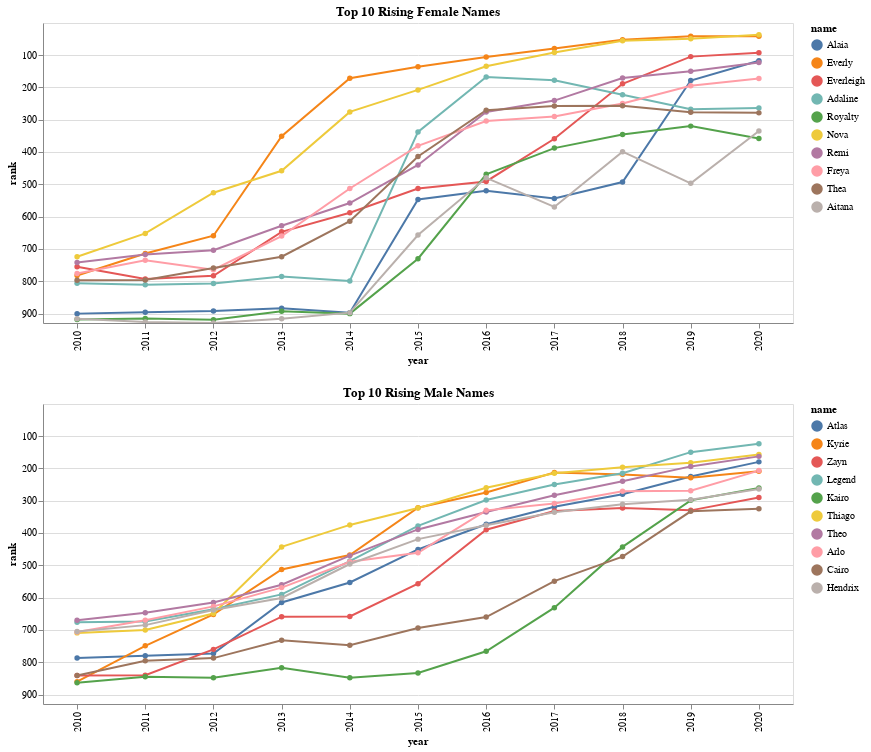

The notebook cell saved with this chart:
### Code cell
plotTrends(data_slopes, limit=name_limit)

### Figure 1 — Vega-Lite specification as saved in the notebook (floating-point values rounded to 4 significant figures)
{"config": {"view": {"continuousWidth": 400, "continuousHeight": 300}}, "vconcat": [{"data": {"name": "data-93e321380830a0b8a212f38a6ced3bbd"}, "mark": {"type": "line", "point": true}, "encoding": {"color": {"field": "name", "sort": ["Alaia", "Everly", "Everleigh", "Adaline", "Royalty", "Nova", "Remi", "Freya", "Thea", "Aitana"], "type": "nominal"}, "tooltip": [{"field": "name", "type": "nominal"}, {"field": "rank", "type": "quantitative"}], "x": {"field": "year", "type": "ordinal"}, "y": {"axis": {"tickCount": 10}, "field": "rank", "scale": {"domain": [929.0, 1]}, "type": "quantitative"}}, "selection": {"selector001": {"type": "interval", "bind": "scales", "encodings": ["x", "y"]}}, "title": "Top 10 Rising Female Names", "width": 750}, {"data": {"name": "data-63ebef12e9bc7b9f6786bfe1bc4a0baa"}, "mark": {"type": "line", "point": true}, "encoding": {"color": {"field": "name", "sort": ["Atlas", "Kyrie", "Zayn", "Legend", "Kairo", "Thiago", "Theo", "Arlo", "Cairo", "Hendrix"], "type": "nominal"}, "tooltip": [{"field": "name", "type": "nominal"}, {"field": "rank", "type": "quantitative"}], "x": {"field": "year", "type": "ordinal"}, "y": {"axis": {"tickCount": 10}, "field": "rank", "scale": {"domain": [929.0, 1]}, "type": "quantitative"}}, "selection": {"selector002": {"type": "interval", "bind": "scales", "encodings": ["x", "y"]}}, "title": "Top 10 Rising Male Names", "width": 750}], "resolve": {"scale": {"color": "independent"}}, "$schema": "https://vega.github.io/schema/vega-lite/v4.17.0.json", "datasets": {"data-93e321380830a0b8a212f38a6ced3bbd": [{"sex": "Female", "name": "Alaia", "slope": 82.09, "total": 41, "year": 2010, "rank": 900.0}, {"sex": "Female", "name": "Alaia", "slope": 82.09, "total": 46, "year": 2011, "rank": 896.0}, {"sex": "Female", "name": "Alaia", "slope": 82.09, "total": 54, "year": 2012, "rank": 892.0}, {"sex": "Female", "name": "Alaia", "slope": 82.09, "total": 54, "year": 2013, "rank": 883.0}, {"sex": "Female", "name": "Alaia", "slope": 82.09, "total": 66, "year": 2014, "rank": 897.0}, {"sex": "Female", "name": "Alaia", "slope": 82.09, "total": 428, "year": 2015, "rank": 547.0}, {"sex": "Female", "name": "Alaia", "slope": 82.09, "total": 487, "year": 2016, "rank": 520.0}, {"sex": "Female", "name": "Alaia", "slope": 82.09, "total": 460, "year": 2017, "rank": 544.0}, {"sex": "Female", "name": "Alaia", "slope": 82.09, "total": 526, "year": 2018, "rank": 493.0}, {"sex": "Female", "name": "Alaia", "slope": 82.09, "total": 1600, "year": 2019, "rank": 179.0}, {"sex": "Female", "name": "Alaia", "slope": 82.09, "total": 2254, "year": 2020, "rank": 118.0}, {"sex": "Female", "name": "Everly", "slope": 80.13, "total": 159, "year": 2010, "rank": 782.0}, {"sex": "Female", "name": "Everly", "slope": 80.13, "total": 228, "year": 2011, "rank": 714.0}, {"sex": "Female", "name": "Everly", "slope": 80.13, "total": 290, "year": 2012, "rank": 659.0}, {"sex": "Female", "name": "Everly", "slope": 80.13, "total": 816, "year": 2013, "rank": 351.0}, {"sex": "Female", "name": "Everly", "slope": 80.13, "total": 1869, "year": 2014, "rank": 172.0}, {"sex": "Female", "name": "Everly", "slope": 80.13, "total": 2329, "year": 2015, "rank": 136.0}, {"sex": "Female", "name": "Everly", "slope": 80.13, "total": 2894, "year": 2016, "rank": 106.0}, {"sex": "Female", "name": "Everly", "slope": 80.13, "total": 3522, "year": 2017, "rank": 80.0}, {"sex": "Female", "name": "Everly", "slope": 80.13, "total": 4338, "year": 2018, "rank": 53.0}, {"sex": "Female", "name": "Everly", "slope": 80.13, "total": 4762, "year": 2019, "rank": 42.0}, {"sex": "Female", "name": "Everly", "slope": 80.13, "total": 4590, "year": 2020, "rank": 42.0}, {"sex": "Female", "name": "Everleigh", "slope": 77.43, "total": 186, "year": 2010, "rank": 755.0}, {"sex": "Female", "name": "Everleigh", "slope": 77.43, "total": 149, "year": 2011, "rank": 793.0}, {"sex": "Female", "name": "Everleigh", "slope": 77.43, "total": 163, "year": 2012, "rank": 783.0}, {"sex": "Female", "name": "Everleigh", "slope": 77.43, "total": 295, "year": 2013, "rank": 647.0}, {"sex": "Female", "name": "Everleigh", "slope": 77.43, "total": 393, "year": 2014, "rank": 588.0}, {"sex": "Female", "name": "Everleigh", "slope": 77.43, "total": 475, "year": 2015, "rank": 513.0}, {"sex": "Female", "name": "Everleigh", "slope": 77.43, "total": 544, "year": 2016, "rank": 491.0}, {"sex": "Female", "name": "Everleigh", "slope": 77.43, "total": 806, "year": 2017, "rank": 359.0}, {"sex": "Female", "name": "Everleigh", "slope": 77.43, "total": 1554, "year": 2018, "rank": 189.0}, {"sex": "Female", "name": "Everleigh", "slope": 77.43, "total": 2611, "year": 2019, "rank": 105.0}, {"sex": "Female", "name": "Everleigh", "slope": 77.43, "total": 2799, "year": 2020, "rank": 93.0}, {"sex": "Female", "name": "Adaline", "slope": 77.08, "total": 135, "year": 2010, "rank": 806.0}, {"sex": "Female", "name": "Adaline", "slope": 77.08, "total": 131, "year": 2011, "rank": 811.0}, {"sex": "Female", "name": "Adaline", "slope": 77.08, "total": 139, "year": 2012, "rank": 807.0}, {"sex": "Female", "name": "Adaline", "slope": 77.08, "total": 152, "year": 2013, "rank": 785.0}, {"sex": "Female", "name": "Adaline", "slope": 77.08, "total": 165, "year": 2014, "rank": 799.0}, {"sex": "Female", "name": "Adaline", "slope": 77.08, "total": 902, "year": 2015, "rank": 338.0}, {"sex": "Female", "name": "Adaline", "slope": 77.08, "total": 1879, "year": 2016, "rank": 168.0}, {"sex": "Female", "name": "Adaline", "slope": 77.08, "total": 1675, "year": 2017, "rank": 178.0}, {"sex": "Female", "name": "Adaline", "slope": 77.08, "total": 1367, "year": 2018, "rank": 223.0}, {"sex": "Female", "name": "Adaline", "slope": 77.08, "total": 1162, "year": 2019, "rank": 268.0}, {"sex": "Female", "name": "Adaline", "slope": 77.08, "total": 1106, "year": 2020, "rank": 264.0}, {"sex": "Female", "name": "Royalty", "slope": 75.82, "total": 23, "year": 2010, "rank": 918.0}, {"sex": "Female", "name": "Royalty", "slope": 75.82, "total": 27, "year": 2011, "rank": 915.0}, {"sex": "Female", "name": "Royalty", "slope": 75.82, "total": 27, "year": 2012, "rank": 919.0}, {"sex": "Female", "name": "Royalty", "slope": 75.82, "total": 44, "year": 2013, "rank": 893.0}, {"sex": "Female", "name": "Royalty", "slope": 75.82, "total": 63, "year": 2014, "rank": 900.0}, {"sex": "Female", "name": "Royalty", "slope": 75.82, "total": 221, "year": 2015, "rank": 730.0}, {"sex": "Female", "name": "Royalty", "slope": 75.82, "total": 584, "year": 2016, "rank": 469.0}, {"sex": "Female", "name": "Royalty", "slope": 75.82, "total": 754, "year": 2017, "rank": 388.0}, {"sex": "Female", "name": "Royalty", "slope": 75.82, "total": 842, "year": 2018, "rank": 346.0}, {"sex": "Female", "name": "Royalty", "slope": 75.82, "total": 928, "year": 2019, "rank": 320.0}, {"sex": "Female", "name": "Royalty", "slope": 75.82, "total": 782, "year": 2020, "rank": 358.0}, {"sex": "Female", "name": "Nova", "slope": 73.87, "total": 217, "year": 2010, "rank": 724.0}, {"sex": "Female", "name": "Nova", "slope": 73.87, "total": 295, "year": 2011, "rank": 652.0}, {"sex": "Female", "name": "Nova", "slope": 73.87, "total": 462, "year": 2012, "rank": 526.0}, {"sex": "Female", "name": "Nova", "slope": 73.87, "total": 567, "year": 2013, "rank": 458.0}, {"sex": "Female", "name": "Nova", "slope": 73.87, "total": 1133, "year": 2014, "rank": 276.0}, {"sex": "Female", "name": "Nova", "slope": 73.87, "total": 1524, "year": 2015, "rank": 208.0}, {"sex": "Female", "name": "Nova", "slope": 73.87, "total": 2282, "year": 2016, "rank": 135.0}, {"sex": "Female", "name": "Nova", "slope": 73.87, "total": 3042, "year": 2017, "rank": 92.0}, {"sex": "Female", "name": "Nova", "slope": 73.87, "total": 4158, "year": 2018, "rank": 56.0}, {"sex": "Female", "name": "Nova", "slope": 73.87, "total": 4305, "year": 2019, "rank": 50.0}, {"sex": "Female", "name": "Nova", "slope": 73.87, "total": 4940, "year": 2020, "rank": 37.0}, {"sex": "Female", "name": "Remi", "slope": 72.89, "total": 199, "year": 2010, "rank": 742.0}, {"sex": "Female", "name": "Remi", "slope": 72.89, "total": 225, "year": 2011, "rank": 717.0}, {"sex": "Female", "name": "Remi", "slope": 72.89, "total": 242, "year": 2012, "rank": 704.0}, {"sex": "Female", "name": "Remi", "slope": 72.89, "total": 315, "year": 2013, "rank": 628.0}, {"sex": "Female", "name": "Remi", "slope": 72.89, "total": 434, "year": 2014, "rank": 558.0}, {"sex": "Female", "name": "Remi", "slope": 72.89, "total": 634, "year": 2015, "rank": 440.0}, {"sex": "Female", "name": "Remi", "slope": 72.89, "total": 1101, "year": 2016, "rank": 276.0}, {"sex": "Female", "name": "Remi", "slope": 72.89, "total": 1276, "year": 2017, "rank": 241.0}, {"sex": "Female", "name": "Remi", "slope": 72.89, "total": 1660, "year": 2018, "rank": 171.0}, {"sex": "Female", "name": "Remi", "slope": 72.89, "total": 1854, "year": 2019, "rank": 150.0}, {"sex": "Female", "name": "Remi", "slope": 72.89, "total": 2185, "year": 2020, "rank": 123.0}, {"sex": "Female", "name": "Freya", "slope": 69.69, "total": 165, "year": 2010, "rank": 776.0}, {"sex": "Female", "name": "Freya", "slope": 69.69, "total": 207, "year": 2011, "rank": 735.0}, {"sex": "Female", "name": "Freya", "slope": 69.69, "total": 182, "year": 2012, "rank": 764.0}, {"sex": "Female", "name": "Freya", "slope": 69.69, "total": 281, "year": 2013, "rank": 660.0}, {"sex": "Female", "name": "Freya", "slope": 69.69, "total": 516, "year": 2014, "rank": 513.0}, {"sex": "Female", "name": "Freya", "slope": 69.69, "total": 767, "year": 2015, "rank": 381.0}, {"sex": "Female", "name": "Freya", "slope": 69.69, "total": 998, "year": 2016, "rank": 304.0}, {"sex": "Female", "name": "Freya", "slope": 69.69, "total": 1076, "year": 2017, "rank": 290.0}, {"sex": "Female", "name": "Freya", "slope": 69.69, "total": 1239, "year": 2018, "rank": 250.0}, {"sex": "Female", "name": "Freya", "slope": 69.69, "total": 1515, "year": 2019, "rank": 195.0}, {"sex": "Female", "name": "Freya", "slope": 69.69, "total": 1581, "year": 2020, "rank": 173.0}, {"sex": "Female", "name": "Thea", "slope": 67.7, "total": 144, "year": 2010, "rank": 797.0}, {"sex": "Female", "name": "Thea", "slope": 67.7, "total": 146, "year": 2011, "rank": 796.0}, {"sex": "Female", "name": "Thea", "slope": 67.7, "total": 187, "year": 2012, "rank": 759.0}, {"sex": "Female", "name": "Thea", "slope": 67.7, "total": 213, "year": 2013, "rank": 724.0}, {"sex": "Female", "name": "Thea", "slope": 67.7, "total": 364, "year": 2014, "rank": 614.0}, {"sex": "Female", "name": "Thea", "slope": 67.7, "total": 688, "year": 2015, "rank": 414.0}, {"sex": "Female", "name": "Thea", "slope": 67.7, "total": 1121, "year": 2016, "rank": 271.0}, {"sex": "Female", "name": "Thea", "slope": 67.7, "total": 1189, "year": 2017, "rank": 258.0}, {"sex": "Female", "name": "Thea", "slope": 67.7, "total": 1207, "year": 2018, "rank": 257.0}, {"sex": "Female", "name": "Thea", "slope": 67.7, "total": 1141, "year": 2019, "rank": 277.0}, {"sex": "Female", "name": "Thea", "slope": 67.7, "total": 1060, "year": 2020, "rank": 279.0}, {"sex": "Female", "name": "Aitana", "slope": 66.55, "total": 25, "year": 2010, "rank": 916.0}, {"sex": "Female", "name": "Aitana", "slope": 66.55, "total": 16, "year": 2011, "rank": 926.0}, {"sex": "Female", "name": "Aitana", "slope": 66.55, "total": 17, "year": 2012, "rank": 929.0}, {"sex": "Female", "name": "Aitana", "slope": 66.55, "total": 21, "year": 2013, "rank": 916.0}, {"sex": "Female", "name": "Aitana", "slope": 66.55, "total": 66, "year": 2014, "rank": 897.0}, {"sex": "Female", "name": "Aitana", "slope": 66.55, "total": 300, "year": 2015, "rank": 657.0}, {"sex": "Female", "name": "Aitana", "slope": 66.55, "total": 564, "year": 2016, "rank": 480.0}, {"sex": "Female", "name": "Aitana", "slope": 66.55, "total": 423, "year": 2017, "rank": 570.0}, {"sex": "Female", "name": "Aitana", "slope": 66.55, "total": 707, "year": 2018, "rank": 399.0}, {"sex": "Female", "name": "Aitana", "slope": 66.55, "total": 525, "year": 2019, "rank": 497.0}, {"sex": "Female", "name": "Aitana", "slope": 66.55, "total": 838, "year": 2020, "rank": 335.0}], "data-63ebef12e9bc7b9f6786bfe1bc4a0baa": [{"sex": "Male", "name": "Atlas", "slope": 68.24, "total": 100, "year": 2010, "rank": 787.0}, {"sex": "Male", "name": "Atlas", "slope": 68.24, "total": 108, "year": 2011, "rank": 780.0}, {"sex": "Male", "name": "Atlas", "slope": 68.24, "total": 119, "year": 2012, "rank": 773.0}, {"sex": "Male", "name": "Atlas", "slope": 68.24, "total": 287, "year": 2013, "rank": 615.0}, {"sex": "Male", "name": "Atlas", "slope": 68.24, "total": 411, "year": 2014, "rank": 553.0}, {"sex": "Male", "name": "Atlas", "slope": 68.24, "total": 601, "year": 2015, "rank": 451.0}, {"sex": "Male", "name": "Atlas", "slope": 68.24, "total": 799, "year": 2016, "rank": 373.0}, {"sex": "Male", "name": "Atlas", "slope": 68.24, "total": 1042, "year": 2017, "rank": 319.0}, {"sex": "Male", "name": "Atlas", "slope": 68.24, "total": 1211, "year": 2018, "rank": 280.0}, {"sex": "Male", "name": "Atlas", "slope": 68.24, "total": 1652, "year": 2019, "rank": 225.0}, {"sex": "Male", "name": "Atlas", "slope": 68.24, "total": 2028, "year": 2020, "rank": 180.0}, {"sex": "Male", "name": "Kyrie", "slope": 67.52, "total": 27, "year": 2010, "rank": 860.0}, {"sex": "Male", "name": "Kyrie", "slope": 67.52, "total": 139, "year": 2011, "rank": 749.0}, {"sex": "Male", "name": "Kyrie", "slope": 67.52, "total": 243, "year": 2012, "rank": 652.0}, {"sex": "Male", "name": "Kyrie", "slope": 67.52, "total": 431, "year": 2013, "rank": 513.0}, {"sex": "Male", "name": "Kyrie", "slope": 67.52, "total": 557, "year": 2014, "rank": 468.0}, {"sex": "Male", "name": "Kyrie", "slope": 67.52, "total": 1033, "year": 2015, "rank": 322.0}, {"sex": "Male", "name": "Kyrie", "slope": 67.52, "total": 1261, "year": 2016, "rank": 275.0}, {"sex": "Male", "name": "Kyrie", "slope": 67.52, "total": 1779, "year": 2017, "rank": 213.0}, {"sex": "Male", "name": "Kyrie", "slope": 67.52, "total": 1683, "year": 2018, "rank": 219.0}, {"sex": "Male", "name": "Kyrie", "slope": 67.52, "total": 1620, "year": 2019, "rank": 229.0}, {"sex": "Male", "name": "Kyrie", "slope": 67.52, "total": 1663, "year": 2020, "rank": 209.0}, {"sex": "Male", "name": "Zayn", "slope": 63.89, "total": 46, "year": 2010, "rank": 841.0}, {"sex": "Male", "name": "Zayn", "slope": 63.89, "total": 48, "year": 2011, "rank": 840.0}, {"sex": "Male", "name": "Zayn", "slope": 63.89, "total": 132, "year": 2012, "rank": 760.0}, {"sex": "Male", "name": "Zayn", "slope": 63.89, "total": 233, "year": 2013, "rank": 659.0}, {"sex": "Male", "name": "Zayn", "slope": 63.89, "total": 270, "year": 2014, "rank": 658.0}, {"sex": "Male", "name": "Zayn", "slope": 63.89, "total": 406, "year": 2015, "rank": 557.0}, {"sex": "Male", "name": "Zayn", "slope": 63.89, "total": 748, "year": 2016, "rank": 390.0}, {"sex": "Male", "name": "Zayn", "slope": 63.89, "total": 990, "year": 2017, "rank": 332.0}, {"sex": "Male", "name": "Zayn", "slope": 63.89, "total": 998, "year": 2018, "rank": 323.0}, {"sex": "Male", "name": "Zayn", "slope": 63.89, "total": 985, "year": 2019, "rank": 330.0}, {"sex": "Male", "name": "Zayn", "slope": 63.89, "total": 1054, "year": 2020, "rank": 290.0}, {"sex": "Male", "name": "Legend", "slope": 63.53, "total": 214, "year": 2010, "rank": 676.0}, {"sex": "Male", "name": "Legend", "slope": 63.53, "total": 215, "year": 2011, "rank": 674.0}, {"sex": "Male", "name": "Legend", "slope": 63.53, "total": 263, "year": 2012, "rank": 636.0}, {"sex": "Male", "name": "Legend", "slope": 63.53, "total": 324, "year": 2013, "rank": 590.0}, {"sex": "Male", "name": "Legend", "slope": 63.53, "total": 521, "year": 2014, "rank": 487.0}, {"sex": "Male", "name": "Legend", "slope": 63.53, "total": 813, "year": 2015, "rank": 378.0}, {"sex": "Male", "name": "Legend", "slope": 63.53, "total": 1139, "year": 2016, "rank": 298.0}, {"sex": "Male", "name": "Legend", "slope": 63.53, "total": 1454, "year": 2017, "rank": 250.0}, {"sex": "Male", "name": "Legend", "slope": 63.53, "total": 1724, "year": 2018, "rank": 215.0}, {"sex": "Male", "name": "Legend", "slope": 63.53, "total": 2562, "year": 2019, "rank": 150.0}, {"sex": "Male", "name": "Legend", "slope": 63.53, "total": 2814, "year": 2020, "rank": 124.0}, {"sex": "Male", "name": "Kairo", "slope": 62.39, "total": 24, "year": 2010, "rank": 863.0}, {"sex": "Male", "name": "Kairo", "slope": 62.39, "total": 43, "year": 2011, "rank": 845.0}, {"sex": "Male", "name": "Kairo", "slope": 62.39, "total": 44, "year": 2012, "rank": 848.0}, {"sex": "Male", "name": "Kairo", "slope": 62.39, "total": 71, "year": 2013, "rank": 817.0}, {"sex": "Male", "name": "Kairo", "slope": 62.39, "total": 71, "year": 2014, "rank": 848.0}, {"sex": "Male", "name": "Kairo", "slope": 62.39, "total": 82, "year": 2015, "rank": 833.0}, {"sex": "Male", "name": "Kairo", "slope": 62.39, "total": 153, "year": 2016, "rank": 766.0}, {"sex": "Male", "name": "Kairo", "slope": 62.39, "total": 284, "year": 2017, "rank": 631.0}, {"sex": "Male", "name": "Kairo", "slope": 62.39, "total": 607, "year": 2018, "rank": 443.0}, {"sex": "Male", "name": "Kairo", "slope": 62.39, "total": 1107, "year": 2019, "rank": 299.0}, {"sex": "Male", "name": "Kairo", "slope": 62.39, "total": 1185, "year": 2020, "rank": 261.0}, {"sex": "Male", "name": "Thiago", "slope": 61.41, "total": 181, "year": 2010, "rank": 709.0}, {"sex": "Male", "name": "Thiago", "slope": 61.41, "total": 188, "year": 2011, "rank": 700.0}, {"sex": "Male", "name": "Thiago", "slope": 61.41, "total": 246, "year": 2012, "rank": 649.0}, {"sex": "Male", "name": "Thiago", "slope": 61.41, "total": 561, "year": 2013, "rank": 443.0}, {"sex": "Male", "name": "Thiago", "slope": 61.41, "total": 797, "year": 2014, "rank": 375.0}, {"sex": "Male", "name": "Thiago", "slope": 61.41, "total": 1032, "year": 2015, "rank": 323.0}, {"sex": "Male", "name": "Thiago", "slope": 61.41, "total": 1369, "year": 2016, "rank": 260.0}, {"sex": "Male", "name": "Thiago", "slope": 61.41, "total": 1766, "year": 2017, "rank": 215.0}, {"sex": "Male", "name": "Thiago", "slope": 61.41, "total": 2022, "year": 2018, "rank": 197.0}, {"sex": "Male", "name": "Thiago", "slope": 61.41, "total": 2131, "year": 2019, "rank": 183.0}, {"sex": "Male", "name": "Thiago", "slope": 61.41, "total": 2292, "year": 2020, "rank": 157.0}, {"sex": "Male", "name": "Theo", "slope": 56.01, "total": 221, "year": 2010, "rank": 670.0}, {"sex": "Male", "name": "Theo", "slope": 56.01, "total": 245, "year": 2011, "rank": 647.0}, {"sex": "Male", "name": "Theo", "slope": 56.01, "total": 287, "year": 2012, "rank": 615.0}, {"sex": "Male", "name": "Theo", "slope": 56.01, "total": 363, "year": 2013, "rank": 560.0}, {"sex": "Male", "name": "Theo", "slope": 56.01, "total": 550, "year": 2014, "rank": 470.0}, {"sex": "Male", "name": "Theo", "slope": 56.01, "total": 765, "year": 2015, "rank": 389.0}, {"sex": "Male", "name": "Theo", "slope": 56.01, "total": 952, "year": 2016, "rank": 335.0}, {"sex": "Male", "name": "Theo", "slope": 56.01, "total": 1230, "year": 2017, "rank": 283.0}, {"sex": "Male", "name": "Theo", "slope": 56.01, "total": 1550, "year": 2018, "rank": 240.0}, {"sex": "Male", "name": "Theo", "slope": 56.01, "total": 2011, "year": 2019, "rank": 194.0}, {"sex": "Male", "name": "Theo", "slope": 56.01, "total": 2206, "year": 2020, "rank": 163.0}, {"sex": "Male", "name": "Arlo", "slope": 53.15, "total": 184, "year": 2010, "rank": 706.0}, {"sex": "Male", "name": "Arlo", "slope": 53.15, "total": 220, "year": 2011, "rank": 670.0}, {"sex": "Male", "name": "Arlo", "slope": 53.15, "total": 274, "year": 2012, "rank": 627.0}, {"sex": "Male", "name": "Arlo", "slope": 53.15, "total": 354, "year": 2013, "rank": 569.0}, {"sex": "Male", "name": "Arlo", "slope": 53.15, "total": 518, "year": 2014, "rank": 489.0}, {"sex": "Male", "name": "Arlo", "slope": 53.15, "total": 579, "year": 2015, "rank": 461.0}, {"sex": "Male", "name": "Arlo", "slope": 53.15, "total": 976, "year": 2016, "rank": 330.0}, {"sex": "Male", "name": "Arlo", "slope": 53.15, "total": 1088, "year": 2017, "rank": 309.0}, {"sex": "Male", "name": "Arlo", "slope": 53.15, "total": 1262, "year": 2018, "rank": 271.0}, {"sex": "Male", "name": "Arlo", "slope": 53.15, "total": 1319, "year": 2019, "rank": 269.0}, {"sex": "Male", "name": "Arlo", "slope": 53.15, "total": 1685, "year": 2020, "rank": 207.0}, {"sex": "Male", "name": "Cairo", "slope": 52.94, "total": 46, "year": 2010, "rank": 841.0}, {"sex": "Male", "name": "Cairo", "slope": 52.94, "total": 93, "year": 2011, "rank": 795.0}, {"sex": "Male", "name": "Cairo", "slope": 52.94, "total": 105, "year": 2012, "rank": 787.0}, {"sex": "Male", "name": "Cairo", "slope": 52.94, "total": 156, "year": 2013, "rank": 732.0}, {"sex": "Male", "name": "Cairo", "slope": 52.94, "total": 172, "year": 2014, "rank": 747.0}, {"sex": "Male", "name": "Cairo", "slope": 52.94, "total": 223, "year": 2015, "rank": 694.0}, {"sex": "Male", "name": "Cairo", "slope": 52.94, "total": 267, "year": 2016, "rank": 660.0}, {"sex": "Male", "name": "Cairo", "slope": 52.94, "total": 402, "year": 2017, "rank": 549.0}, {"sex": "Male", "name": "Cairo", "slope": 52.94, "total": 543, "year": 2018, "rank": 473.0}, {"sex": "Male", "name": "Cairo", "slope": 52.94, "total": 971, "year": 2019, "rank": 333.0}, {"sex": "Male", "name": "Cairo", "slope": 52.94, "total": 912, "year": 2020, "rank": 325.0}, {"sex": "Male", "name": "Hendrix", "slope": 48.98, "total": 185, "year": 2010, "rank": 705.0}, {"sex": "Male", "name": "Hendrix", "slope": 48.98, "total": 203, "year": 2011, "rank": 685.0}, {"sex": "Male", "name": "Hendrix", "slope": 48.98, "total": 261, "year": 2012, "rank": 638.0}, {"sex": "Male", "name": "Hendrix", "slope": 48.98, "total": 310, "year": 2013, "rank": 601.0}, {"sex": "Male", "name": "Hendrix", "slope": 48.98, "total": 501, "year": 2014, "rank": 496.0}, {"sex": "Male", "name": "Hendrix", "slope": 48.98, "total": 694, "year": 2015, "rank": 419.0}, {"sex": "Male", "name": "Hendrix", "slope": 48.98, "total": 792, "year": 2016, "rank": 376.0}, {"sex": "Male", "name": "Hendrix", "slope": 48.98, "total": 967, "year": 2017, "rank": 336.0}, {"sex": "Male", "name": "Hendrix", "slope": 48.98, "total": 1030, "year": 2018, "rank": 311.0}, {"sex": "Male", "name": "Hendrix", "slope": 48.98, "total": 1118, "year": 2019, "rank": 297.0}, {"sex": "Male", "name": "Hendrix", "slope": 48.98, "total": 1177, "year": 2020, "rank": 264.0}]}}
